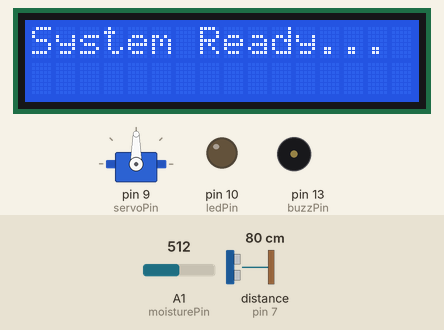
This sketch was run on a simulated Arduino Uno, built with avr-gcc and run on an emulated ATmega328P. Parts: servo, 16×2 character LCD, output pins drawn as LEDs (lit = HIGH), buzzer (waves = sounding, pin HIGH). Wiring (inferred from the names in the program): ultrasonic range finder: trigger pin 6; echo pin 7. The inputs (shaded band) are chosen by the test bench; at power-on: distance to the obstacle (sensor on pin 7) 80 cm, A1 (moisturePin) = 512. The echo pulse lasts 58.3 µs per cm; pins used as bus, display or sensor lines are not drawn; what the sketch prints to the serial monitor is not drawn.

Above: at 0.1 s.
2.3 s: distance to the obstacle (sensor on pin 7) set to 23 cm
3.8 s: distance to the obstacle (sensor on pin 7) set to 19 cm
At 5.0 s:
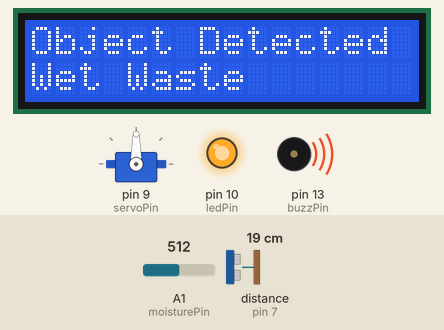
5.6 s: distance to the obstacle (sensor on pin 7) set to 35 cm
At 7.1 s:
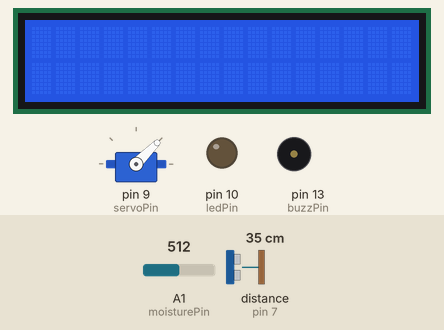
8.1 s: distance to the obstacle (sensor on pin 7) set to 2 cm
At 8.7 s:
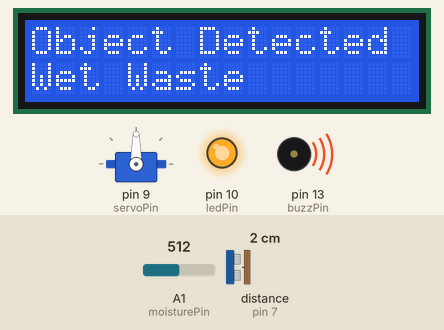
Timing chart, 0 to 10.6 s (numbered marks = the images above; inputs shaded):
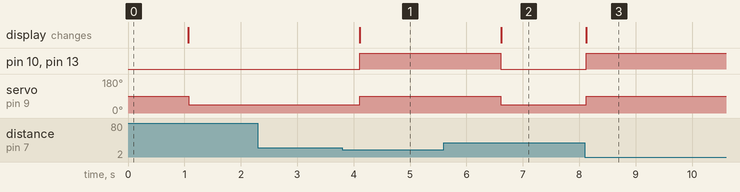

The sketch:

garbage_sorter.ino
```cpp
#include <LiquidCrystal.h>
#include <Servo.h>

// **Pin Definitions**
const int trigPin = 6;     // HC-SR04 Trig
const int echoPin = 7;     // HC-SR04 Echo
const int moisturePin = A1; // HW130 Analog Output
const int moistureDOPin = 8; // HW130 Digital Output
const int ledPin = 10;     // LED
const int buzzPin = 13;    // Buzzer
const int servoPin = 9;    // Servo motor

// **Components**
LiquidCrystal lcd(12, 11, 5, 4, 3, 2);
Servo sorterServo;

// **Constants**
const int objectDistanceThreshold = 20;  // Distance threshold in cm
const int moistureThreshold = 100;  // Threshold for moisture sensor

void setup() {
    Serial.begin(9600);
    pinMode(trigPin, OUTPUT);
    pinMode(echoPin, INPUT);
    pinMode(moisturePin, INPUT);
    pinMode(moistureDOPin, INPUT);
    pinMode(ledPin, OUTPUT);
    pinMode(buzzPin, OUTPUT);

    sorterServo.attach(servoPin);
    lcd.begin(16, 2);
    lcd.print("System Ready...");
    delay(1000);
    lcd.clear();
}

void loop() {
    // **Step 1: Check for Object using HC-SR04**
    long duration;
    int distance;

    digitalWrite(trigPin, LOW);
    delayMicroseconds(2);
    digitalWrite(trigPin, HIGH);
    delayMicroseconds(10);
    digitalWrite(trigPin, LOW);

    duration = pulseIn(echoPin, HIGH);
    distance = duration * 0.034 / 2;  // Convert to cm

    if (distance > 0 && distance < objectDistanceThreshold) {  // Object detected
        digitalWrite(ledPin, HIGH);
        digitalWrite(buzzPin, HIGH);
        lcd.setCursor(0, 0);
        lcd.print("Object Detected");
        Serial.print("Object close enough.\n");

        // **Step 2: Check Moisture Level (Type of Waste)**
        int moistureValue = analogRead(moisturePin);
        bool isWetWaste = moistureValue > moistureThreshold;  // If higher, wet waste

        lcd.setCursor(0, 1);
        if (isWetWaste) {
            lcd.print("Wet Waste");
            sorterServo.write(90);  // Rotate to wet waste bin
            Serial.print("Servo 90.\n");
        } else {
            lcd.print("Dry Waste");
            sorterServo.write(0);  // Rotate to dry waste bin
            Serial.print("Servo 0.\n");
        }
        delay(2000);
    } else {
        digitalWrite(ledPin, LOW);
        digitalWrite(buzzPin, LOW);
        sorterServo.write(45);  // Neutral position
        Serial.print("Servo 45.\n");
        lcd.clear();
    }

    delay(500);
}
```

Measured:
- the behaviour switches between 21 and 20 cm on distance to the obstacle (sensor on pin 7) (found by bisection; images 0 and 1)
- after the input at 2.3 s, every drawn part: stays the same
- after the input at 3.8 s, pin 10 (ledPin), pin 13 (buzzPin): LOW → HIGH after 0.30 s; servo on pin 9 (servoPin): 45° → 90° after 0.31 s; the display: changes after 0.31 s (image 1)
- after the input at 5.6 s, pin 10 (ledPin), pin 13 (buzzPin): HIGH → LOW after 1.0 s; servo on pin 9 (servoPin): 90° → 45° after 1.0 s; the display: changes after 1.0 s (image 2)
- after the input at 8.1 s, pin 10 (ledPin), pin 13 (buzzPin): LOW → HIGH at once; servo on pin 9 (servoPin): 45° → 90° at once; the display: changes at once (image 3)
